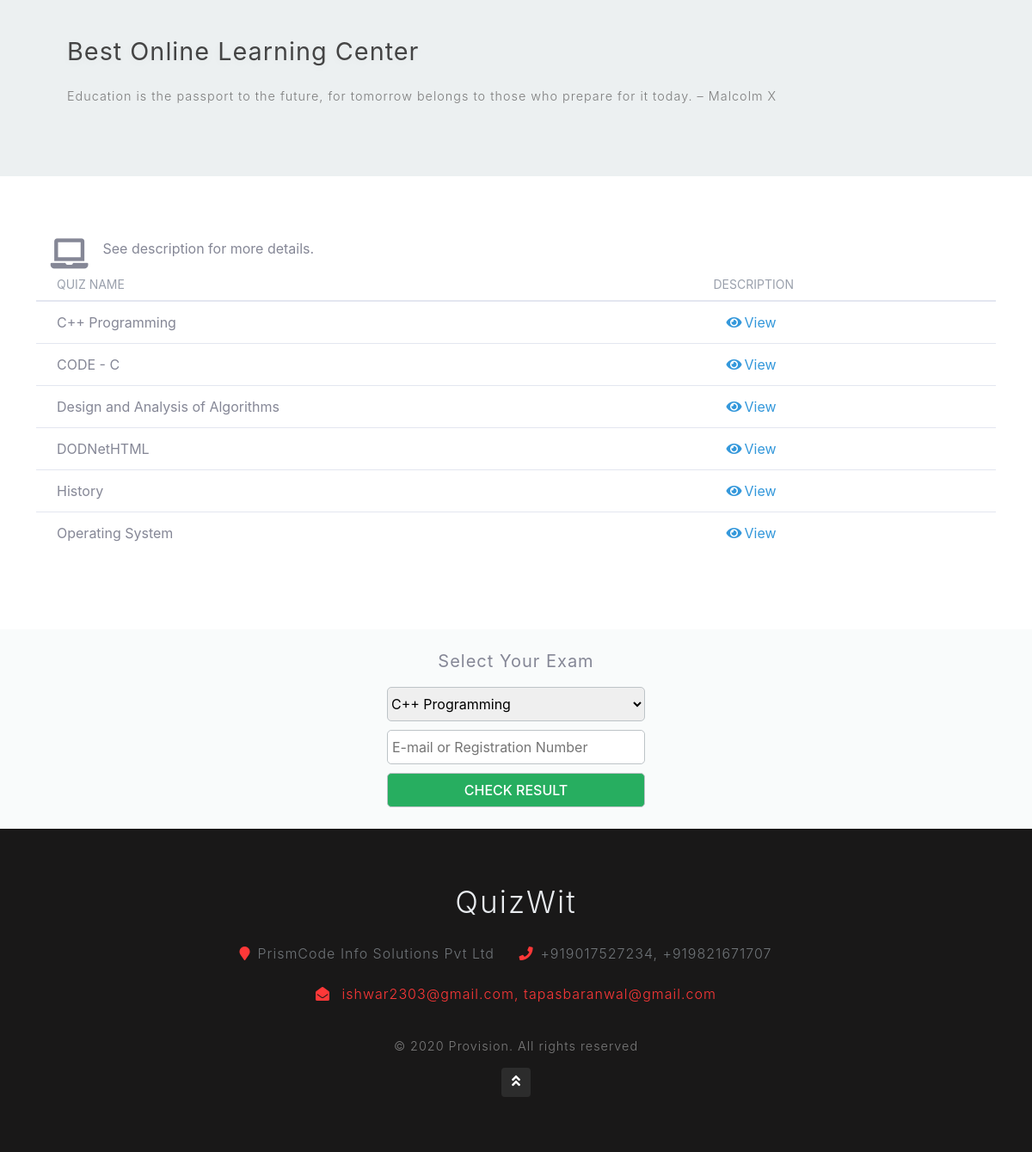
Before: / (lower part) with the older database file.
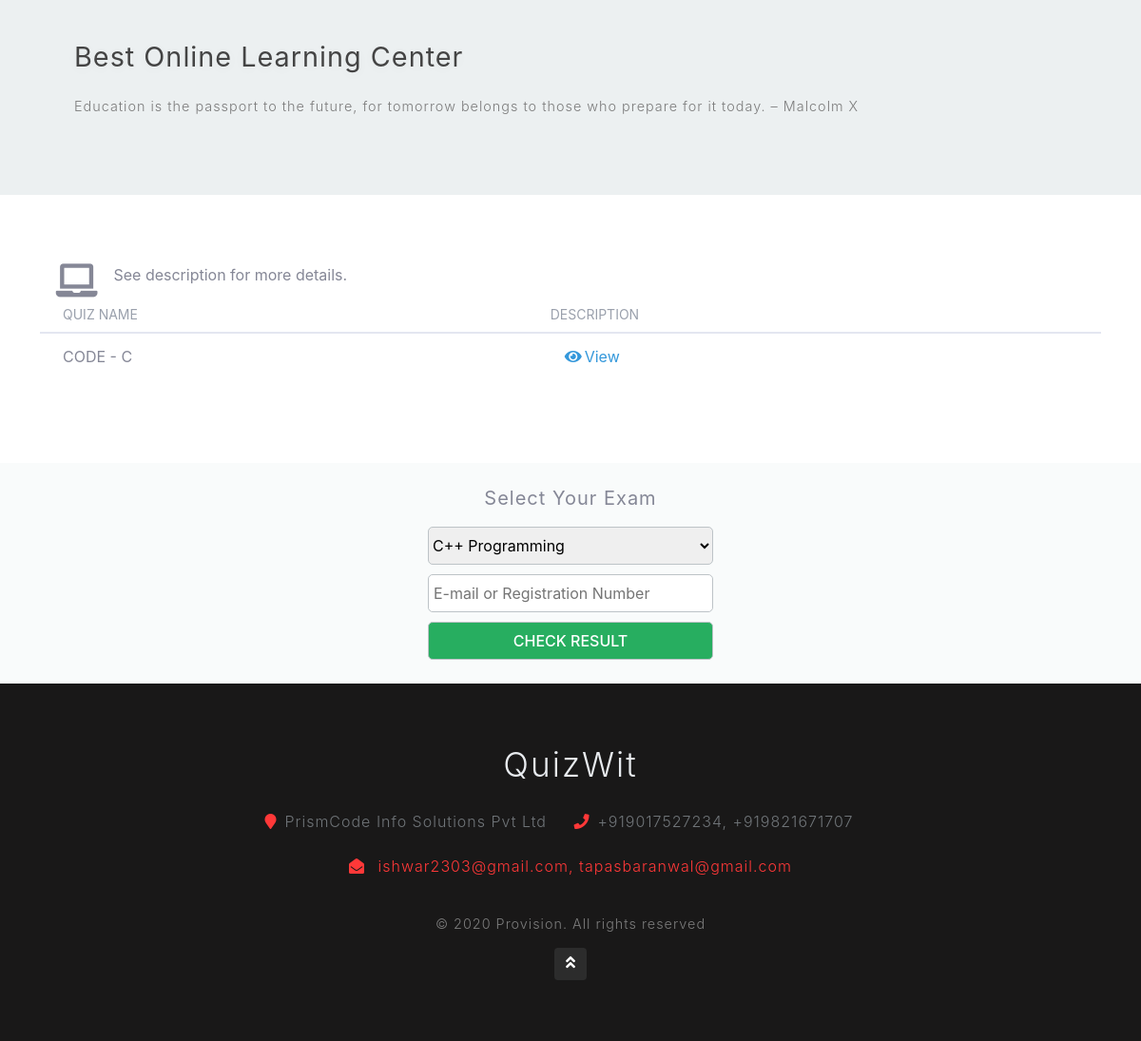
After: the same page with the newer database file.
### tables this page shows
CREATE TABLE `quizes` (
  `quiz_id` int(11) NOT NULL,
  `quiz_name` varchar(50) NOT NULL,
  `difficulty_level` char(30) NOT NULL,
  `description` varchar(1000) NOT NULL,
  `number_of_questions` int(11) NOT NULL,
  `is_active` int(11) NOT NULL,
  `active_timing` bigint(20) NOT NULL,
  `inactive_timing` bigint(20) NOT NULL,
  `Exam_key` varchar(30) NOT NULL,
  `key_access` tinyint(4) NOT NULL,
  `show_evaluation` tinyint(4) NOT NULL,
  `time_duration` int(11) NOT NULL,
  `marks_per_question` int(11) NOT NULL,
  `negative_marking` double NOT NULL,
  `passing_percentage` int(11) NOT NULL,
  `admin_email_id` int(11) NOT NULL,
  `time_stamp` varchar(100) NOT NULL
);

### index.php (the view, shortened to what the changed rows need)
<?php
  require_once('connection.php');
?>
<!DOCTYPE html>
<html lang="zxx">
<head>
    <link href="css/bootstrap.css" type="text/css" rel="stylesheet" media="all">
    <link href="css/style.css" type="text/css" rel="stylesheet" media="all">
    <link href="css/font-awesome.min.css" rel="stylesheet">
    <link rel="stylesheet" type="text/css" href="css/dashboard.css">
    <link rel="stylesheet" type="text/css" href="css/sb-admin-2.css">
    <link href="vendor/fontawesome-free/css/all.min.css" rel="stylesheet" type="text/css">
</head>
<body>
    <section class="banner-bottom py-5" id="about">
        <div style="position: relative;" class="container py-md-4">
            <div class="row banner-grids">
               <div   class="table-responsive">
              <?php
                $sql = "SELECT * FROM quizes WHERE is_active='1' ORDER BY quiz_name";
                $result = mysqli_query($conn,$sql);
                if($result->num_rows>0){
                       ?>
              <table class="table card-table table-vcenter text-nowrap">
                <thead>
                  <tr>
                       <th>Quiz Name</th>
                       <th>Description</th>
                   </tr>
                </thead>
                <tbody>
                       <?php
                       while($row = $result->fetch_assoc())
                       {
                       	$sql = "SELECT * FROM question_bank WHERE quiz_id = '$row[quiz_id]'";
                       	$result1 = mysqli_query($conn,$sql);
                       	if($result1->num_rows>0)
                       		{
		                        ?>
		                             <tr>
		                                 <td><?php echo $row['quiz_name'];?></td>
		                                 <td style="color:#3498db;">
                                        <span class="view-description-popup" style="cursor:pointer;padding-left: 15px;"><i style="margin-right : 3px;" class="fas fa-eye"></i>View</span>
                                      </td>
		                             </tr>
		                        <?php
		                    }
		                }
                   ?>
                </tbody>
              </table>
              <?php
            }
            ?>
            </div>
            </div>
        </div>
    </section>
    <footer class="footer-content text-center py-5">
        <div class="container py-md-3">
            <h2 class="logo2 text-center">
                <a href="#">
                    QuizWit
                </a>
            </h2>
        </div>
    </footer>
</body>
</html>

Changed rows visible on the page:
no longer on this page (row edited): quizes: quiz_name "C++ Programming"
no longer on this page (row edited): quizes: quiz_name "Design and Analysis of Algorithms"
no longer on this page (row edited): quizes: quiz_name "DODNetHTML"
no longer on this page (row edited): quizes: quiz_name "History"
no longer on this page (row edited): quizes: quiz_name "Operating System"
